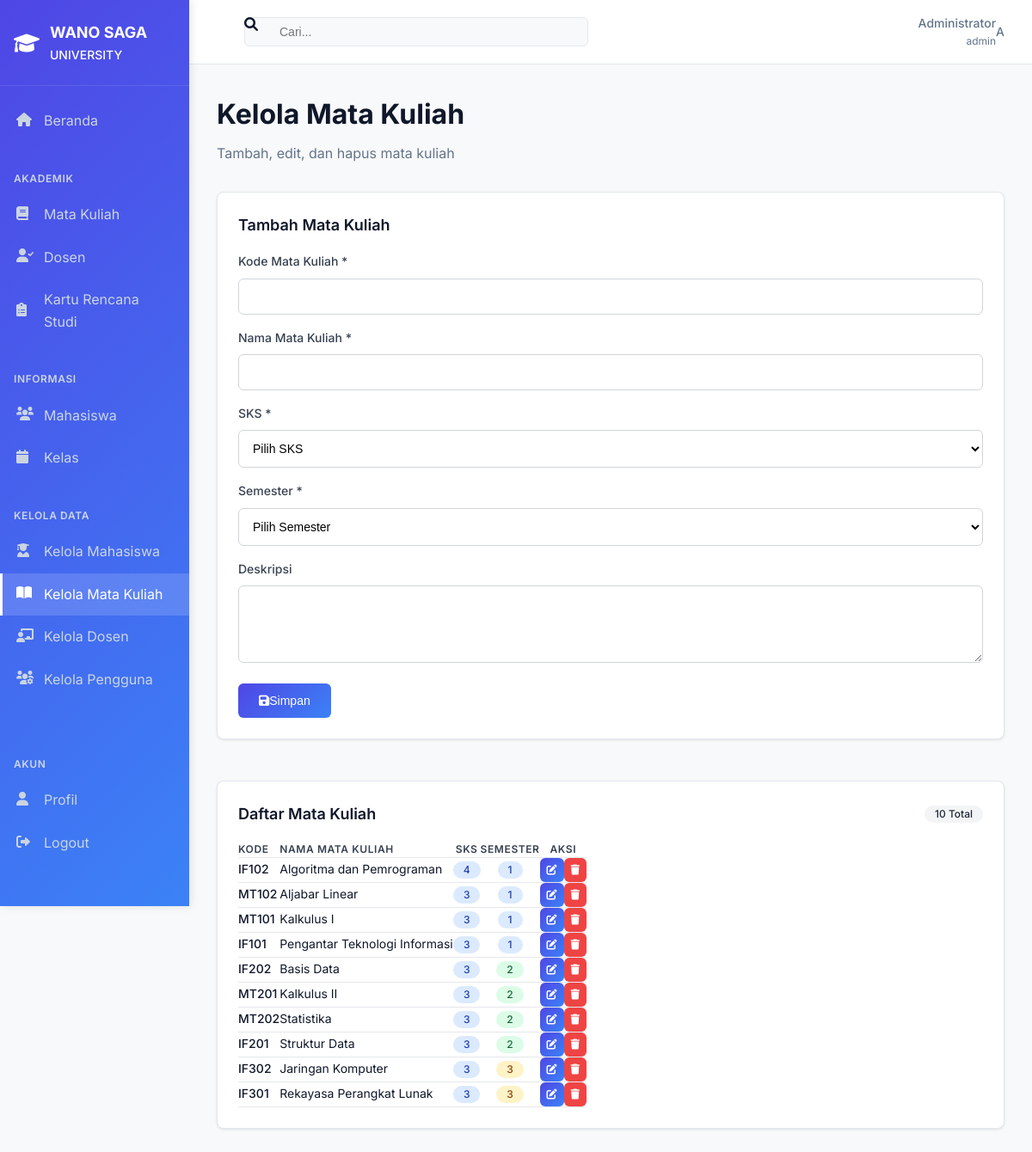
Screenshot of /manage_courses.php (signed in) with the database file from the repository.
### tables this page shows
CREATE TABLE IF NOT EXISTS mata_kuliah (
    id_matakuliah INT(11) AUTO_INCREMENT PRIMARY KEY,
    kode_matakuliah VARCHAR(10) UNIQUE NOT NULL,
    nama_matakuliah VARCHAR(100) NOT NULL,
    sks INT(2) NOT NULL CHECK (sks > 0),
    semester INT(2) NOT NULL CHECK (semester > 0),
    deskripsi TEXT,
    created_at TIMESTAMP DEFAULT CURRENT_TIMESTAMP,
    updated_at TIMESTAMP DEFAULT CURRENT_TIMESTAMP ON UPDATE CURRENT_TIMESTAMP
);

### includes/functions.php (called while the page is built, shortened)
<?php
require_once 'config/database.php';
class KRSSystem {
    private $conn;
    public function __construct() {
        $this->db = new Database();
        $this->conn = $this->db->getConnection();
    }
    public function getCourses() {
        try {
            $query = "SELECT * FROM mata_kuliah ORDER BY semester ASC, nama_matakuliah ASC";
            $stmt = $this->conn->prepare($query);
            $stmt->execute();
            $result = $stmt->fetchAll(PDO::FETCH_ASSOC);
            return $result ?: DemoData::getCourses();
        } catch(PDOException $e) {
            error_log("Database error in getCourses: " . $e->getMessage());
            return DemoData::getCourses();
        }
    }
    public function isDatabaseConnected() {
        return $this->conn !== null;
    }
}
function getSemesterColor($semester) {
    $colors = [
        1 => 'bg-blue-100 text-blue-800',
        2 => 'bg-green-100 text-green-800',
        3 => 'bg-yellow-100 text-yellow-800',
        4 => 'bg-purple-100 text-purple-800',
        5 => 'bg-pink-100 text-pink-800',
        6 => 'bg-indigo-100 text-indigo-800',
        7 => 'bg-red-100 text-red-800',
        8 => 'bg-orange-100 text-orange-800'
    ];
    return $colors[$semester] ?? 'bg-gray-100 text-gray-800';
}
?>

### config/database.php (called while the page is built, shortened)
<?php
class Database {
    private $host = 'localhost';
    private $db_name = 'krs_system';
    private $username = 'root';
    private $password = '';
    public function getConnection() {
        $this->conn = null;
        try {
            $this->conn = new PDO("mysql:host=" . $this->host . ";dbname=" . $this->db_name,
                                $this->username, $this->password);
            $this->conn->exec("set names utf8");
            $this->conn->setAttribute(PDO::ATTR_ERRMODE, PDO::ERRMODE_EXCEPTION);
        } catch(PDOException $exception) {
            return null;
        }
        return $this->conn;
    }
}
?>

### manage_courses.php (the view, shortened to what this page needs)
<?php
require_once 'includes/functions.php';
$krsSystem = new KRSSystem();
$courses = $krsSystem->getCourses();
$editCourse = null;
include 'includes/header.php';
?>
<div class="sky-fade-in">
    <div class="sky-page-header">
        <h1 class="sky-page-title">Kelola Mata Kuliah</h1>
        <p class="sky-page-subtitle">Tambah, edit, dan hapus mata kuliah</p>
    </div>
    <div class="grid grid-cols-1 lg:grid-cols-3 gap-6">
        <div class="lg:col-span-1">
            <div class="sky-card">
                <h3 class="text-lg font-semibold mb-4">
                    <?php echo $editCourse ? 'Edit Mata Kuliah' : 'Tambah Mata Kuliah'; ?>
                </h3>
                <form method="POST" class="space-y-4">
                    <div class="form-group">
                        <label class="form-label">Kode Mata Kuliah *</label>
                        <input type="text" name="kode_matakuliah" class="form-input"
                               value="<?php echo $editCourse ? htmlspecialchars($editCourse['kode_matakuliah']) : ''; ?>" required>
                    </div>
                    <div class="form-group">
                        <label class="form-label">Nama Mata Kuliah *</label>
                        <input type="text" name="nama_matakuliah" class="form-input"
                               value="<?php echo $editCourse ? htmlspecialchars($editCourse['nama_matakuliah']) : ''; ?>" required>
                    </div>
                    <div class="form-group">
                        <label class="form-label">SKS *</label>
                        <select name="sks" class="form-select" required>
                            <option value="">Pilih SKS</option>
                        </select>
                    </div>
                    <div class="form-group">
                        <label class="form-label">Semester *</label>
                        <select name="semester" class="form-select" required>
                            <option value="">Pilih Semester</option>
                        </select>
                    </div>
                    <div class="form-group">
                        <label class="form-label">Deskripsi</label>
                        <textarea name="deskripsi" class="form-input" rows="4"><?php echo $editCourse ? htmlspecialchars($editCourse['deskripsi']) : ''; ?></textarea>
                    </div>
                    <div class="flex gap-2">
                        <button type="submit" class="btn-primary flex-1">
                            <i class="fas fa-save mr-2"></i>
                            <?php echo $editCourse ? 'Update' : 'Simpan'; ?>
                        </button>
                    </div>
                </form>
            </div>
        </div>
        <div class="lg:col-span-2">
            <div class="sky-card">
                <div class="flex justify-between items-center mb-4">
                    <h3 class="text-lg font-semibold">Daftar Mata Kuliah</h3>
                    <span class="badge bg-gray-100 text-gray-800"><?php echo count($courses); ?> Total</span>
                </div>
                <div class="overflow-x-auto">
                    <table class="w-full text-sm">
                        <thead>
                            <tr class="border-b bg-gray-50">
                                <th class="text-left p-3">Kode</th>
                                <th class="text-left p-3">Nama Mata Kuliah</th>
                                <th class="text-center p-3">SKS</th>
                                <th class="text-center p-3">Semester</th>
                                <th class="text-center p-3">Aksi</th>
                            </tr>
                        </thead>
                        <tbody>
                            <?php foreach ($courses as $course): ?>
                            <tr class="border-b hover:bg-gray-50">
                                <td class="p-3 font-medium"><?php echo htmlspecialchars($course['kode_matakuliah']); ?></td>
                                <td class="p-3"><?php echo htmlspecialchars($course['nama_matakuliah']); ?></td>
                                <td class="p-3 text-center">
                                    <span class="badge bg-blue-100 text-blue-800"><?php echo $course['sks']; ?></span>
                                </td>
                                <td class="p-3 text-center">
                                    <span class="badge <?php echo getSemesterColor($course['semester']); ?>">
                                        <?php echo $course['semester']; ?>
                                    </span>
                                </td>
                                <td class="p-3 text-center">
                                    <div class="flex justify-center gap-2">
                                        <a href="?edit=<?php echo $course['id_matakuliah']; ?>"
                                           class="btn-sm btn-primary" title="Edit">
                                            <i class="fas fa-edit"></i>
                                        </a>
                                        <?php if ($krsSystem->isDatabaseConnected()): ?>
                                        <form method="POST" class="inline"
                                              onsubmit="return confirm('Yakin ingin menghapus mata kuliah ini?')">
                                            <button type="submit" class="btn-sm btn-danger" title="Hapus">
                                                <i class="fas fa-trash"></i>
                                            </button>
                                        </form>
                                        <?php endif; ?>
                                    </div>
                                </td>
                            </tr>
                            <?php endforeach; ?>
                        </tbody>
                    </table>
                </div>
            </div>
        </div>
    </div>
</div>
<link rel="stylesheet" href="assets/css/forms.css">
<?php include 'includes/footer.php'; ?>

### assets/css/style.css (style rules this page uses)
:root { --background: 248, 249, 250; --foreground: 15, 23, 42; --card: 255, 255, 255; --card-foreground: 15, 23, 42; --primary: 79, 70, 229; --primary-foreground: 255, 255, 255; --secondary: 241, 245, 249; --secondary-foreground: 15, 23, 42; --muted: 241, 245, 249; --muted-foreground: 100, 116, 139; --border: 226, 232, 240; --sidebar-bg: linear-gradient(135deg, #4f46e5 0%, #3b82f6 100%); --sidebar-text: 255, 255, 255; --sidebar-text-muted: 203, 213, 225; }
* { margin: 0; padding: 0; box-sizing: border-box; }
body { font-family: "Inter", -apple-system, BlinkMacSystemFont, "Segoe UI", "Roboto", sans-serif; background-color: rgb(var(--background)); color: rgb(var(--foreground)); line-height: 1.6; }
.sky-page-header { margin-bottom: 2rem; }
.sky-page-title { font-size: 2rem; font-weight: 700; color: rgb(var(--foreground)); margin-bottom: 0.5rem; }
.sky-page-subtitle { color: rgb(var(--muted-foreground)); font-size: 1rem; margin-bottom: 1.5rem; }
.sky-card { background: rgb(var(--card)); border: 1px solid rgb(var(--border)); border-radius: 0.5rem; padding: 1.5rem; box-shadow: 0 1px 3px rgba(0, 0, 0, 0.1); transition: box-shadow 0.2s ease; margin-bottom: 1.5rem; }
.grid { display: grid; }
.grid-cols-1 { grid-template-columns: repeat(1, minmax(0, 1fr)); }
.gap-6 { gap: 1.5rem; }
.badge { display: inline-flex; align-items: center; padding: 0.25rem 0.75rem; border-radius: 9999px; font-size: 0.75rem; font-weight: 500; line-height: 1; }
.bg-blue-100 { background-color: #dbeafe; }
.text-blue-800 { color: #1e40af; }
.bg-green-100 { background-color: #dcfce7; }
.text-green-800 { color: #166534; }
.bg-yellow-100 { background-color: #fef3c7; }
.text-yellow-800 { color: #92400e; }
.bg-gray-100 { background-color: #f3f4f6; }
.text-gray-800 { color: #1f2937; }
.sky-fade-in { animation: fadeIn 0.3s ease-out; }
.text-center { text-align: center; }
.text-left { text-align: left; }
.font-semibold { font-weight: 600; }
.font-medium { font-weight: 500; }
.text-sm { font-size: 0.875rem; }
.text-lg { font-size: 1.125rem; }
.mb-4 { margin-bottom: 1rem; }
.flex { display: flex; }
.items-center { align-items: center; }
.justify-between { justify-content: space-between; }
.space-y-4 > * + * { margin-top: 1rem; }

### assets/css/forms.css (style rules this page uses)
.form-group { margin-bottom: 1rem; }
.form-label { display: block; font-size: 0.875rem; font-weight: 500; color: #374151; margin-bottom: 0.5rem; }
.form-input, .form-select { width: 100%; padding: 0.75rem; border: 1px solid #d1d5db; border-radius: 0.375rem; font-size: 0.875rem; transition: all 0.2s ease; box-sizing: border-box; background-color: white; }
.btn-primary, .btn-secondary, .btn-danger, .btn-success { padding: 0.75rem 1.5rem; border-radius: 0.375rem; font-size: 0.875rem; font-weight: 500; text-decoration: none; display: inline-flex; align-items: center; justify-content: center; transition: all 0.2s ease; border: none; cursor: pointer; text-align: center; }
.btn-primary { background: linear-gradient(135deg, #4f46e5 0%, #3b82f6 100%); color: white; }
.btn-danger { background: #ef4444; color: white; }
.btn-sm { padding: 0.5rem; font-size: 0.75rem; }
table { border-collapse: collapse; }
table th { font-weight: 600; text-transform: uppercase; font-size: 0.75rem; letter-spacing: 0.05em; color: #374151; }
table td, table th { border-bottom: 1px solid #e5e7eb; }
.badge { display: inline-flex; align-items: center; padding: 0.25rem 0.75rem; border-radius: 9999px; font-size: 0.75rem; font-weight: 500; line-height: 1; }

### rows the page displays
mata_kuliah: kode_matakuliah "IF102", nama_matakuliah "Algoritma dan Pemrograman", sks "4", semester "1"
mata_kuliah: kode_matakuliah "MT102", nama_matakuliah "Aljabar Linear", sks "3", semester "1"
mata_kuliah: kode_matakuliah "MT101", nama_matakuliah "Kalkulus I", sks "3", semester "1"
mata_kuliah: kode_matakuliah "IF101", nama_matakuliah "Pengantar Teknologi Informasi", sks "3", semester "1"
mata_kuliah: kode_matakuliah "IF202", nama_matakuliah "Basis Data", sks "3", semester "2"
mata_kuliah: kode_matakuliah "MT201", nama_matakuliah "Kalkulus II", sks "3", semester "2"
mata_kuliah: kode_matakuliah "MT202", nama_matakuliah "Statistika", sks "3", semester "2"
mata_kuliah: kode_matakuliah "IF201", nama_matakuliah "Struktur Data", sks "3", semester "2"
mata_kuliah: kode_matakuliah "IF302", nama_matakuliah "Jaringan Komputer", sks "3", semester "3"
mata_kuliah: kode_matakuliah "IF301", nama_matakuliah "Rekayasa Perangkat Lunak", sks "3", semester "3"

### other values shown
$currentUser['full_name'] "Administrator"
$currentUser['role'] "admin"
substr($currentUser['full_name'], 0, 1) "A"
count($courses) "10"
